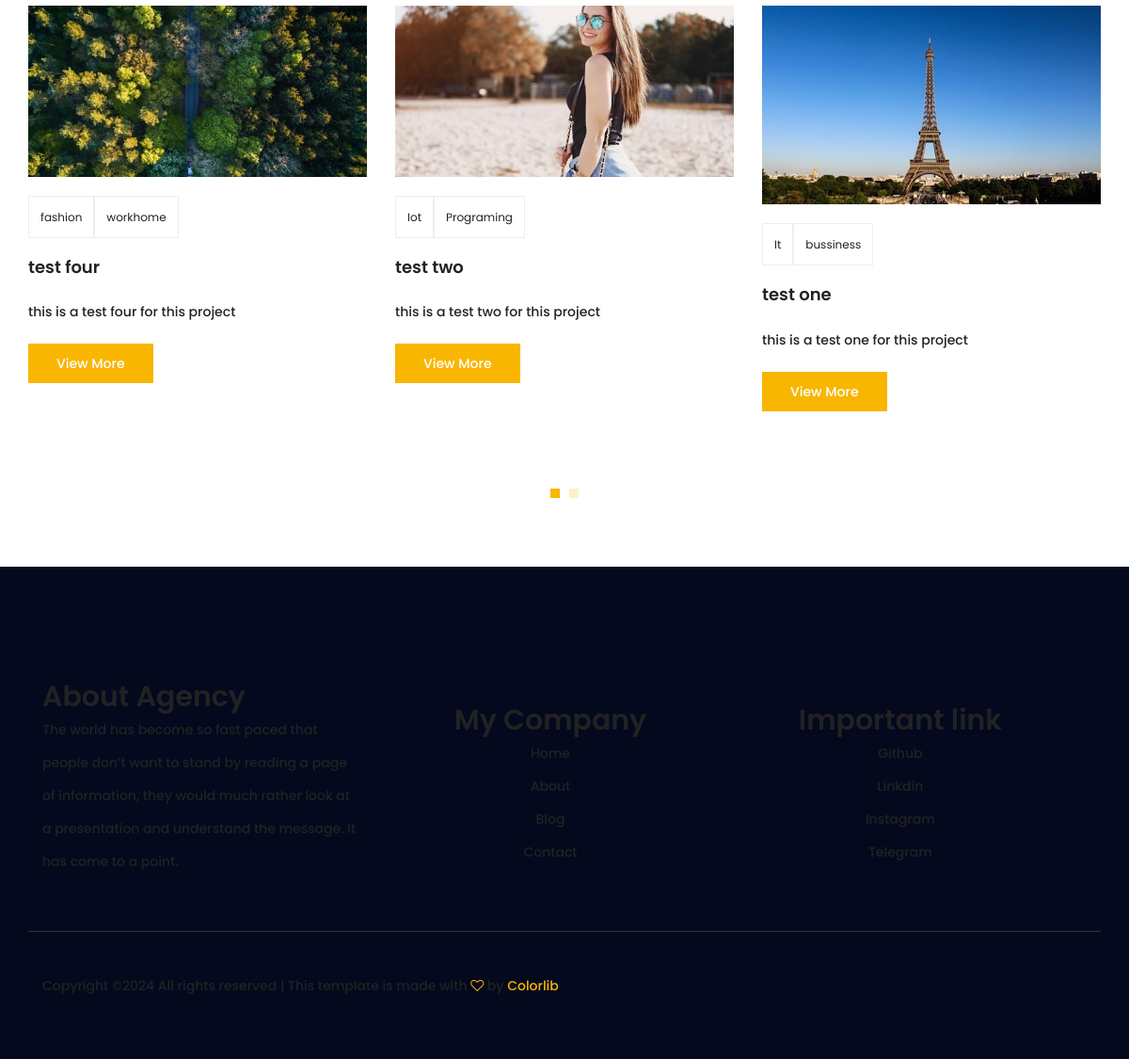
/ (lower part), run on an earlier commit of the app's database.
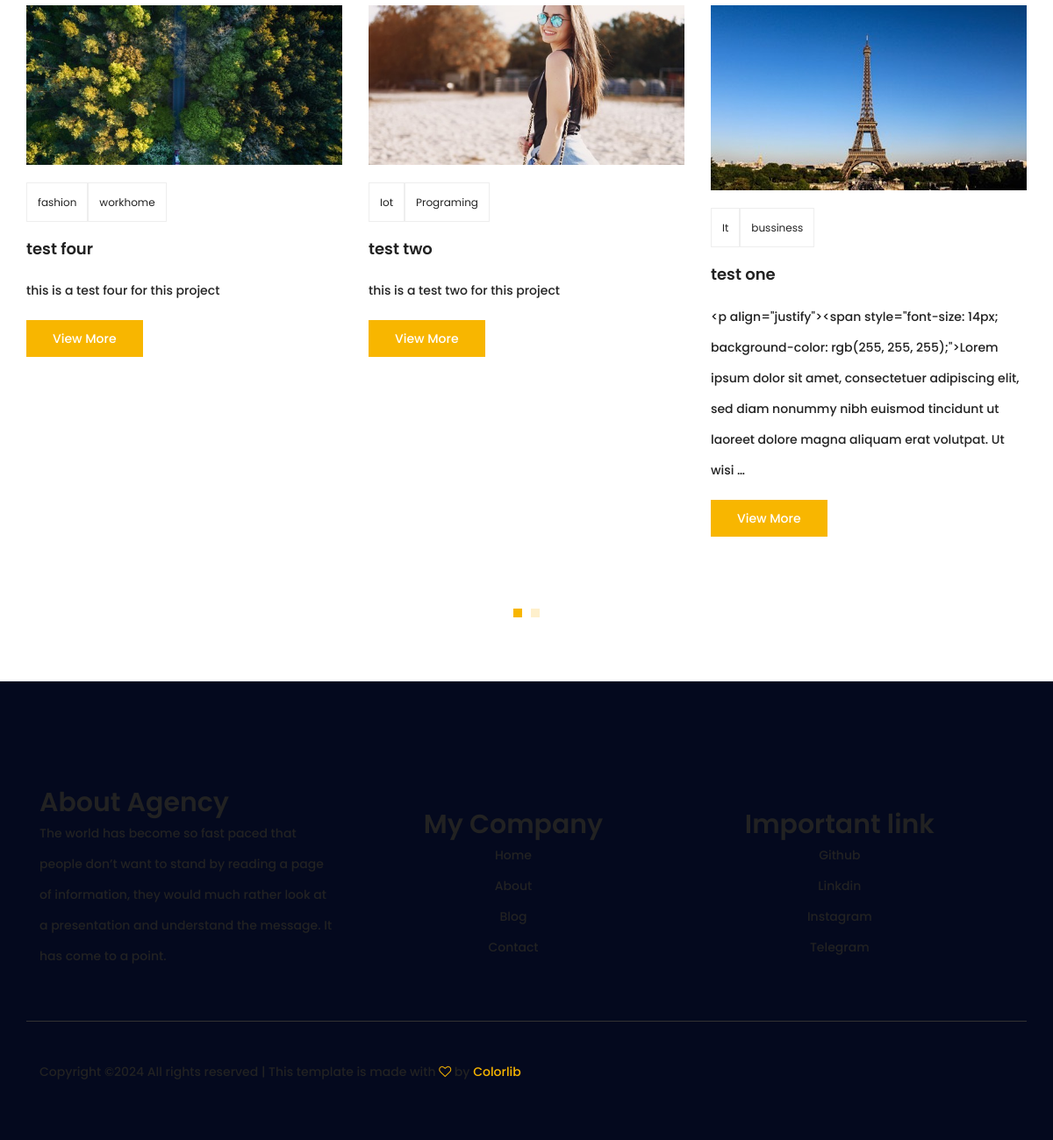
And on a later commit of the database.
### blog/models.py (models this page shows, shortened)
class Post(models.Model):
    image = models.ImageField(upload_to='blog/', default='blog/default.jpg')
    author = models.ForeignKey(User, related_name="author", on_delete=models.SET_NULL, null=True)
    title = models.CharField(max_length=100)
    content = models.TextField()
    category = models.ManyToManyField(category, blank=True)
    tags = TaggableManager()
    counted_views = models.IntegerField(default=0)
    status = models.BooleanField(default=False)
    published_date = models.DateTimeField(null=True)
    created_date = models.DateTimeField(auto_now_add=True)
    updated_date = models.DateTimeField(auto_now=True)
    class Meta:
        ordering = ['created_date']
        verbose_name = 'پست'
        verbose_name_plural = ' پست ها'

### website/views.py (the view)
# urls.py: path('', index_view ,name= 'index'),
def index_view(request):
    return render(request, 'website/index.html')

### blog/templatetags/blog_tags.py (called while the page is built)
@register.inclusion_tag('blog/latest_blog_posts.html')
def latest_posts():
    posts = Post.objects.filter(status=1).order_by('published_date')
    return {'posts': posts}

### templates/website/index.html (shortened to what this page needs)
{% extends "base.html" %}
{% load static %}
{% load blog_tags %}
{% block content %}
<section class="recent-blog-area section-gap">
  <div class="container">
    <div class="row d-flex justify-content-center">
      <div class="menu-content pb-60 col-lg-9">
      </div>
    </div>
      {% latest_posts %}
</section>
{% endblock %}

### templates/blog/latest_blog_posts.html
{% load static %}
<div class="row">
    <div class="active-recent-blog-carusel">
        {% for post in posts %}
        <div class="single-recent-blog-post item">
            <div class="thumb">
            <img class="img-fluid" src="{{ post.image.url }}" alt="{{ post.title }}" style="width: 100%; height: auto;" />
        </div>
        <div class="details">
            <div class="tags">
                <ul class="tags">
                    {% for cat in post.category.all %}
                      <li><a href="{% url 'blog:category' cat_name=cat.name %}">{{ cat.name }}</a>
                    {% endfor %}
                </ul>
            </div>
            <a href="{% url 'blog:single' pid=post.id %}"><h4 class="title">{{ post.title }}</h4></a>
            <p>{{ post.content|truncatewords:30 }}</p>
            <a href="{% url 'blog:single' pid=post.id %}" class="primary-btn">View More</a>
        </div>
    </div>
    {% endfor %}
</div>

What changed in the data, as far as the page shows it:
changed Post "test one": content "this is a test one for this project" → "<p align=\"justify\"><span style=\"font-size: 14px; background-color: rgb(255, 255, 255);\">Lorem ipsum dolor sit amet, consectetuer adipiscing elit, sed diam nonummy nibh euismod tincidunt ut laoreet dolore magna aliquam erat volutpat. Ut wisi …"
